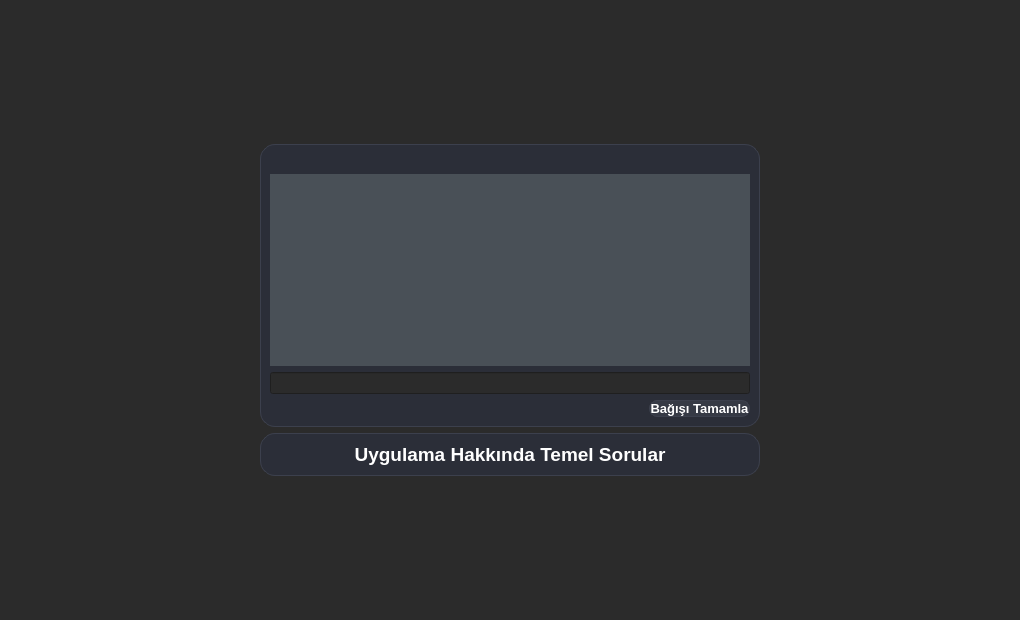
<?xml version="1.0" encoding="UTF-8"?>
<ui version="4.0">
 <class>BagisWidget</class>
 <widget class="QWidget" name="BagisWidget">
  <property name="geometry">
   <rect>
    <x>0</x>
    <y>0</y>
    <width>1020</width>
    <height>620</height>
   </rect>
  </property>
  <property name="windowTitle">
   <string>Form</string>
  </property>
  <property name="styleSheet">
   <string notr="true">background-color: #2b2b2b; color: white; font-family: 'Segoe UI', sans-serif;</string>
  </property>
  <widget class="QFrame" name="bagis_ana_frame">
   <property name="geometry">
    <rect>
     <x>10</x>
     <y>10</y>
     <width>1000</width>
     <height>600</height>
    </rect>
   </property>
   <property name="styleSheet">
    <string notr="true">#bagis_ana_frame {
    background-color: #2b2b2b;
    border: none;
}</string>
   </property>
   <layout class="QVBoxLayout" name="verticalLayout_main">
    <item>
     <spacer name="verticalSpacer_ust_bagis">
      <property name="orientation">
       <enum>Qt::Orientation::Vertical</enum>
      </property>
      <property name="sizeHint" stdset="0">
       <size>
        <width>20</width>
        <height>40</height>
       </size>
      </property>
     </spacer>
    </item>
    <item alignment="Qt::AlignmentFlag::AlignHCenter">
     <widget class="QFrame" name="bagis_kismi_form_frame">
      <property name="enabled">
       <bool>true</bool>
      </property>
      <property name="minimumSize">
       <size>
        <width>500</width>
        <height>0</height>
       </size>
      </property>
      <property name="maximumSize">
       <size>
        <width>500</width>
        <height>16777215</height>
       </size>
      </property>
      <property name="styleSheet">
       <string notr="true">#bagis_kismi_form_frame {
    background-color: #2b2e38;
    border-radius: 15px;
    border: 1px solid #3c404d;
}
QLabel { background-color: transparent; color: #ffffff; }</string>
      </property>
      <property name="frameShadow">
       <enum>QFrame::Shadow::Sunken</enum>
      </property>
      <layout class="QVBoxLayout" name="verticalLayout_22">
       <item>
        <widget class="QLabel" name="bagis_baslik">
         <property name="text">
          <string/>
         </property>
        </widget>
       </item>
       <item>
        <widget class="QTextEdit" name="destek_metni_sayfa">
         <property name="styleSheet">
          <string notr="true">background-color: #495057; border: none; padding: 10px; color: white;</string>
         </property>
         <property name="html">
          <string/>
         </property>
        </widget>
       </item>
       <item>
        <widget class="QLineEdit" name="bagis_miktari_input_sayfa">
         <property name="placeholderText">
          <string/>
         </property>
        </widget>
       </item>
       <item alignment="Qt::AlignmentFlag::AlignRight">
        <widget class="QPushButton" name="bagis_yap_butonu_sayfa_2">
         <property name="styleSheet">
           <string notr="true">QPushButton {
    background-color: #363a45;
    color: white;
    border: 1px solid #3c404d;
    border-radius: 8px;
    font-weight: bold;
    font-size: 13px;
}
QPushButton:hover {
    background-color: #4facfe;
    border: 1px solid #4facfe;
}</string>
         </property>
         <property name="text">
          <string>Bağışı Tamamla</string>
         </property>
        </widget>
       </item>
      </layout>
     </widget>
    </item>
    <item alignment="Qt::AlignmentFlag::AlignHCenter">
     <widget class="QFrame" name="info_frame">
      <property name="minimumSize">
       <size>
        <width>500</width>
        <height>0</height>
       </size>
      </property>
      <property name="styleSheet">
       <string notr="true">#info_frame {
    background-color: #2b2e38;
    border-radius: 15px;
    border: 1px solid #3c404d;
}
QLabel { background-color: transparent; color: #ffffff; }</string>
      </property>
      <layout class="QVBoxLayout" name="verticalLayout_info">
       <item>
        <widget class="QLabel" name="info_baslik">
         <property name="text">
          <string>&lt;html&gt;&lt;head/&gt;&lt;body&gt;&lt;p&gt;&lt;span style=&quot; font-size:14pt; font-weight:600; color:#ffffff;&quot;&gt;Uygulama Hakkında Temel Sorular&lt;/span&gt;&lt;/p&gt;&lt;/body&gt;&lt;/html&gt;</string>
         </property>
         <property name="alignment">
          <set>Qt::AlignCenter</set>
         </property>
        </widget>
       </item>
      </layout>
     </widget>
    </item>
    <item>
     <spacer name="verticalSpacer_3">
      <property name="orientation">
       <enum>Qt::Orientation::Vertical</enum>
      </property>
      <property name="sizeHint" stdset="0">
       <size>
        <width>20</width>
        <height>40</height>
       </size>
      </property>
     </spacer>
    </item>
   </layout>
  </widget>
 </widget>
 <resources/>
 <connections/>
</ui>
